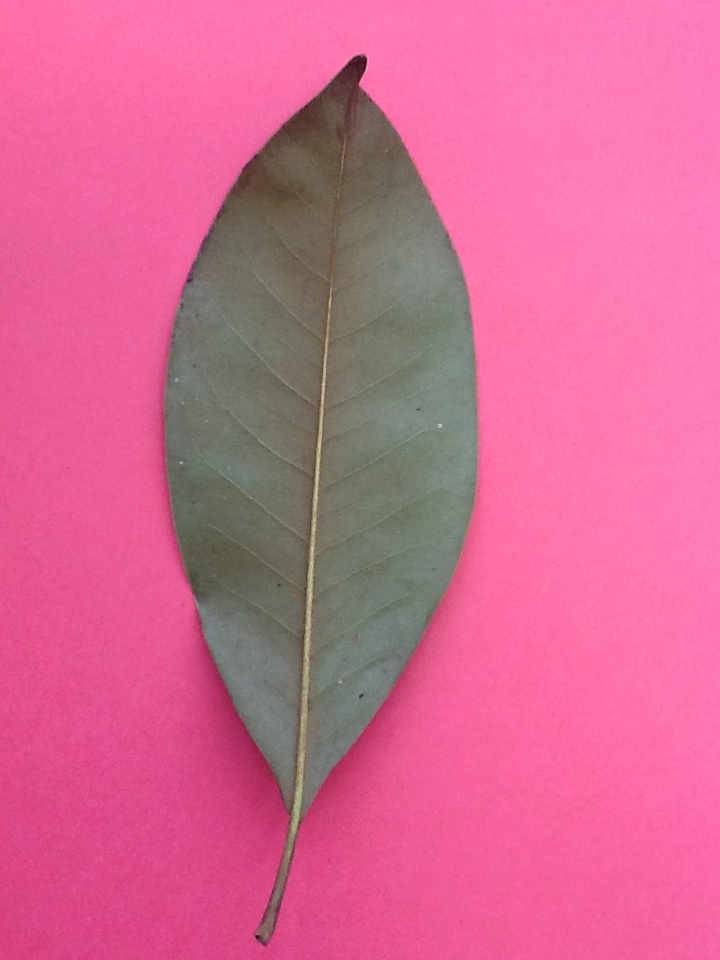
#> input picture PIA/imagen fondo rosa 2.png, 720 x 960 px
$ python PIA_V2.py
#> lines starting #> are read from the running program, lines starting #| are printed output that depends on the picture; after the words box and inside, x2 and y2 are one past the last pixel; in counts of white or black regions, pixels touching at a corner belong together
import cv2
import numpy as np
import matplotlib.pyplot as plt
from scipy.fft import dct
from sklearn.decomposition import PCA
from sklearn.neighbors import KNeighborsClassifier

# Paso 1: Cargar la imagen y verificar si se cargó correctamente
image = cv2.imread('imagen fondo rosa 2.png')  # Reemplaza con la ruta de tu imagen
#> image is the input picture: shape (960, 720, 3); mean B, G, R 146, 104.6, 212.1
if image is None:
    raise FileNotFoundError("La imagen no se pudo cargar. Verifica la ruta.")

# Paso 2: Convertir la imagen a escala de grises
gray_image = cv2.cvtColor(image, cv2.COLOR_BGR2GRAY)
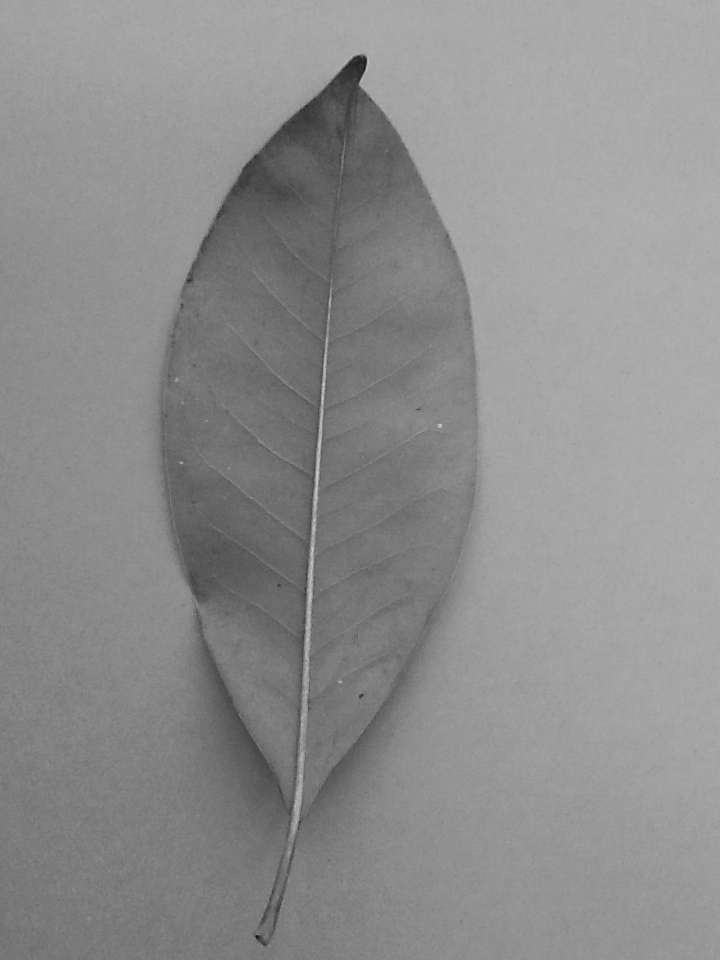
#> gray_image: shape (960, 720); min 19, max 210, mean 141.4

# Paso 3: Calcular el histograma de la imagen en escala de grises
histogram, bin_edges = np.histogram(gray_image, bins=256, range=(0, 255))
#> histogram = 256 values, max 24255 at index 170, min 0 at index 0, mean 2700; bin_edges = 257 values from 0 to 255

# Paso 4: Encontrar el valor dominante del fondo
fondo_valor = np.argmax(histogram)
#> fondo_valor = 170
print("Valor dominante del fondo: ", fondo_valor)
#| Valor dominante del fondo:  170

# Paso 5: Definir un rango para el fondo alrededor del valor dominante
rango_fondo = 60  # Ajustar según la variabilidad del fondo
lambda_min_fondo = max(fondo_valor - rango_fondo, 0)
#> lambda_min_fondo = 110
lambda_max_fondo = min(fondo_valor + rango_fondo, 255)
#> lambda_max_fondo = 230

print("lambda mínima (fondo): ", lambda_min_fondo)
#| lambda mínima (fondo):  110
print("lambda máxima (fondo): ", lambda_max_fondo)
#| lambda máxima (fondo):  230

# Paso 6: Binarización excluyendo el fondo
binary_image = np.where(
    (gray_image < lambda_min_fondo) | (gray_image > lambda_max_fondo), 1, 0).astype(np.uint8) * 255
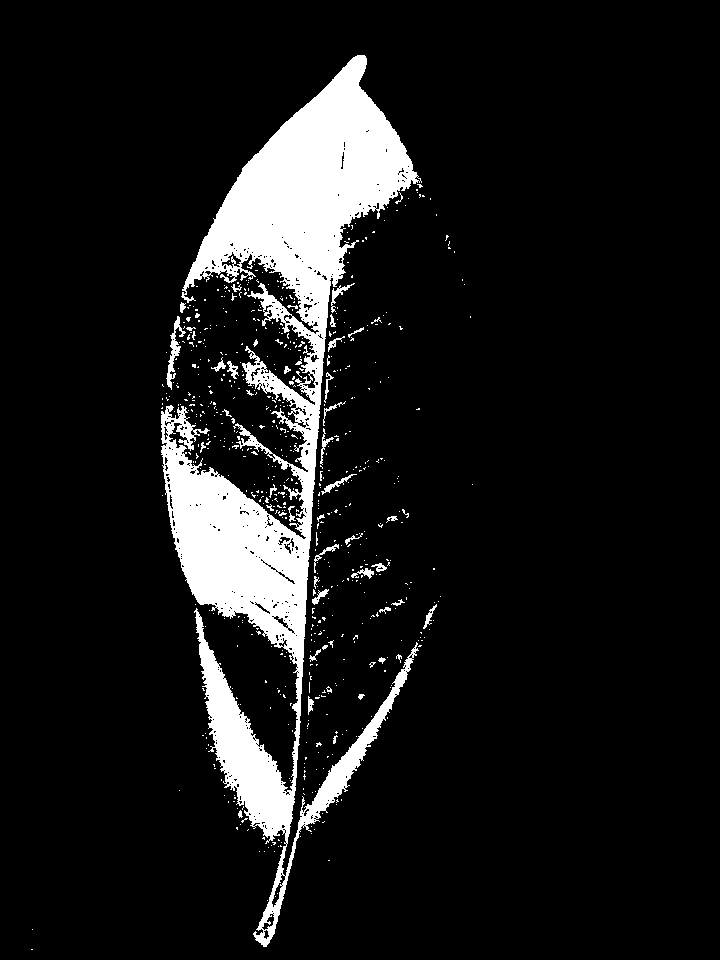
#> binary_image: shape (960, 720); 9.7% white; 647 white regions (599 under 20 px), largest, box (x1, y1, x2, y2) and area: (161, 55, 422, 947) 62733, (166, 316, 186, 390) 403, (331, 283, 355, 313) 152

# Paso 7: Encontrar los límites de recorte (A, C, B, D)
non_zero_pixels = np.nonzero(binary_image)
#> non_zero_pixels = 67376 positions, rows 55 to 949, columns 31 to 472
A = np.min(non_zero_pixels[0])  # Límite superior
#> A = 55
C = np.max(non_zero_pixels[0])  # Límite inferior
#> C = 949
B = np.min(non_zero_pixels[1])  # Límite izquierdo
#> B = 31
D = np.max(non_zero_pixels[1])  # Límite derecho
#> D = 472
cropped_image = binary_image[A:C+1, B:D+1]
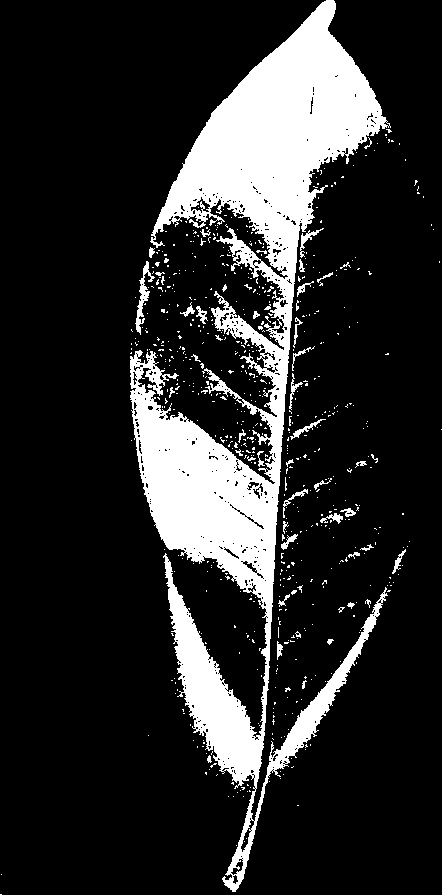
#> cropped_image: shape (895, 442); 17% white; 647 white regions (599 under 20 px), largest, box (x1, y1, x2, y2) and area: (130, 0, 391, 892) 62733, (135, 261, 155, 335) 403, (300, 228, 324, 258) 152

# Proyección de perfiles en las direcciones Top, Left, Bottom, y Right
top_projection, left_projection, bottom_projection, right_projection = [], [], [], []

# Proyección Top
for col in range(B, D + 1):
    for row in range(cropped_image.shape[0]):
        if cropped_image[row, col - B] == 255:
            top_projection.append(row)
            break
    else:
        top_projection.append(cropped_image.shape[0])

# Proyección Left
for row in range(A, C + 1):
    for col in range(cropped_image.shape[1]):
        if cropped_image[row - A, col] == 255:
            left_projection.append(col)
            break
    else:
        left_projection.append(cropped_image.shape[1])

# Proyección Bottom
for col in range(B, D + 1):
    for row in range(cropped_image.shape[0] - 1, -1, -1):
        if cropped_image[row, col - B] == 255:
            bottom_projection.append(row)
            break
    else:
        bottom_projection.append(0)

# Proyección Right
for row in range(A, C + 1):
    for col in range(cropped_image.shape[1] - 1, -1, -1):
        if cropped_image[row - A, col] == 255:
            right_projection.append(col)
            break
    else:
        right_projection.append(0)

# Crear el perfil AVP continuo
perfil_continuo = np.concatenate((top_projection, right_projection, bottom_projection, left_projection))

# PASO NUEVO: Aplicar la Transformada Discreta del Coseno (DCT) al perfil AVP
dct_profile = dct(perfil_continuo, type=2)

# PASO NUEVO: Reducción de dimensionalidad usando PCA con solo 1 componente
pca = PCA(n_components=1)
dct_profile_reduced = pca.fit_transform(dct_profile.reshape(1, -1))
#> dct_profile_reduced = [0]

# PASO NUEVO: Crear un conjunto de entrenamiento con una sola característica
# Datos ficticios de entrenamiento para ilustración (cambiar por datos reales en un proyecto real)
X_train = np.random.rand(10, 1)  # 10 muestras, 1 componente cada una
y_train = np.random.randint(0, 2, 10)  # Etiquetas ficticias para clasificación (reemplaza con etiquetas reales)

# Entrenar el clasificador con una sola característica
knn = KNeighborsClassifier(n_neighbors=3)
knn.fit(X_train, y_train)

# Predicción con el perfil actual reducido
prediction = knn.predict(dct_profile_reduced)
#> prediction = [0]
print("La especie predicha es:", prediction)
#| La especie predicha es: [0]

# Mostrar las imágenes y gráficos
cv2.imshow('Imagen Original', image)
cv2.imshow('Imagen en Blanco y Negro', gray_image)
cv2.imshow('Imagen Binarizada', binary_image)
cv2.imshow('Imagen Recortada', cropped_image)

# Mostrar el perfil AVP continuo
plt.figure(figsize=(10, 4))
plt.plot(perfil_continuo, color='blue', lw=1)
plt.title("Perfil AVP Continuo de la Hoja")
plt.xlabel("Puntos del contorno")
plt.ylabel("Distancia al borde")
plt.grid(True)
plt.show()
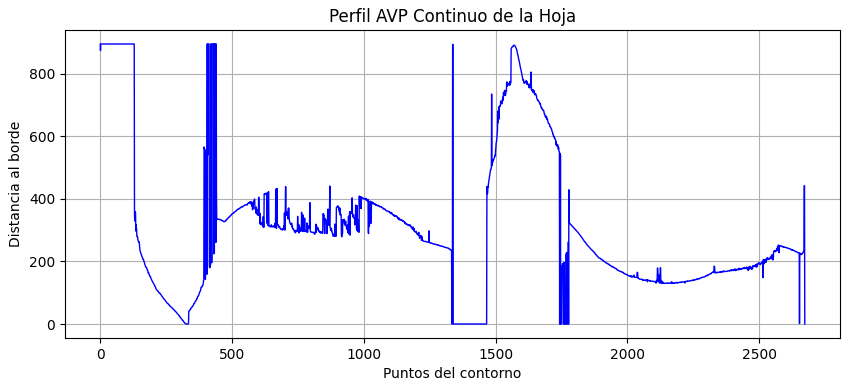
#> figure drawn by matplotlib, 1 panel; curve peaks at x = 2, y = 895

cv2.waitKey(0)
cv2.destroyAllWindows()

$ run again, with PIA/imagen fondo rosa.png copied over PIA/imagen fondo rosa 2.png
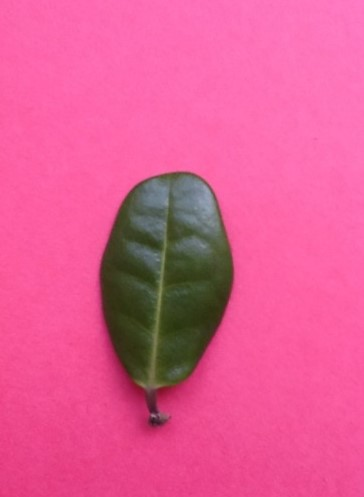
#> input picture PIA/imagen fondo rosa.png, 364 x 497 px
#> image is the input picture: shape (497, 364, 3); mean B, G, R 147.8, 91.8, 226
#> histogram = 256 values, max 6039 at index 156, min 0 at index 0, mean 706.7; bin_edges = 257 values from 0 to 255
#> fondo_valor = 156
#| Valor dominante del fondo:  156
#> lambda_min_fondo = 96
#> lambda_max_fondo = 216
#| lambda mínima (fondo):  96
#| lambda máxima (fondo):  216
#> `binary_image = np.where( (gray_image < lambda_min_fondo) | (gray_image..`:
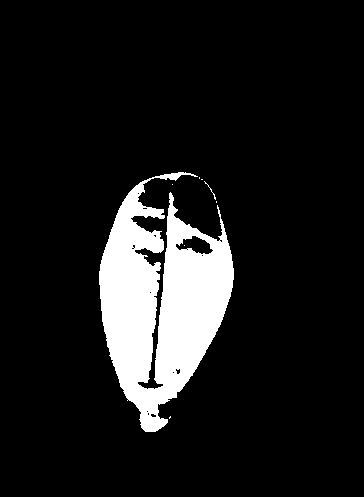
#> binary_image: shape (497, 364); 10.7% white; 8 white regions (6 under 20 px), largest, box (x1, y1, x2, y2) and area: (99, 172, 234, 432) 19367, (204, 181, 216, 200) 24
#> non_zero_pixels = 19403 positions, rows 172 to 431, columns 99 to 233
#> A = 172
#> C = 431
#> B = 99
#> D = 233
#> cropped_image: shape (260, 135); 55.3% white; 17 black regions (12 under 20 px), largest, box (x1, y1, x2, y2) and area: (32, 0, 135, 217) 5699, (57, 108, 135, 260) 5213, (0, 113, 46, 260) 2444, (0, 0, 79, 99) 1923, (77, 64, 114, 82) 370
#| La especie predicha es: [0]
#> `plt.show()`:
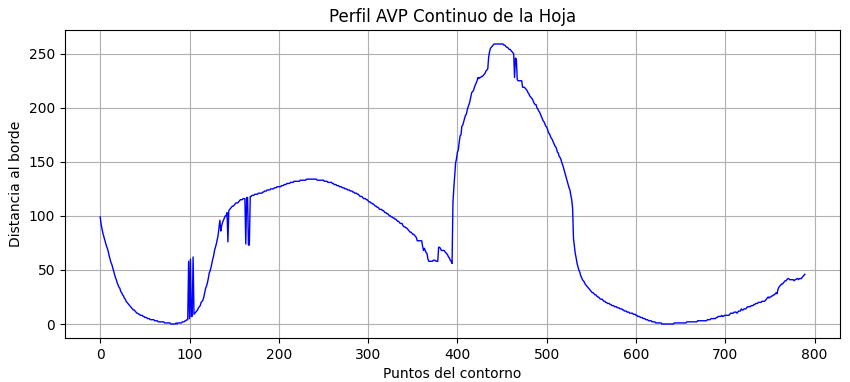
#> figure drawn by matplotlib, 1 panel; curve peaks at x = 441, y = 259

$ run again, with PIA/Huizache.jpg saved as PIA/imagen fondo rosa 2.png
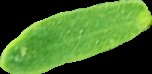
#> input picture PIA/Huizache.jpg, 152 x 74 px
#> image is the input picture: shape (74, 152, 3); mean B, G, R 43.8, 110, 70.9
#> histogram = 256 values, max 3034 at index 0, min 0 at index 17, mean 43.94; bin_edges = 257 values from 0 to 255
#> fondo_valor = 0
#| Valor dominante del fondo:  0
#> lambda_max_fondo = 60
#| lambda mínima (fondo):  0
#| lambda máxima (fondo):  60
#> `binary_image = np.where( (gray_image < lambda_min_fondo) | (gray_image..`:
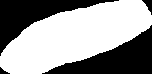
#> binary_image: shape (74, 152); 59.8% white; 4 black regions, box (x1, y1, x2, y2) and area: (42, 25, 152, 74) 2327, (0, 0, 119, 56) 2093, (142, 0, 152, 15) 71, (0, 67, 10, 74) 34
#> non_zero_pixels = 6723 positions, rows 0 to 73, columns 0 to 151
#> A = 0
#> C = 73
#> B = 0
#> D = 151
#| La especie predicha es: [0]
#> `plt.show()`:
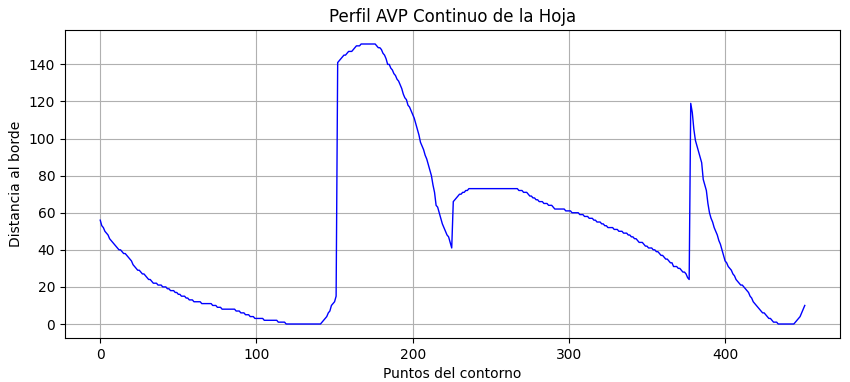
#> figure drawn by matplotlib, 1 panel; curve peaks at x = 167, y = 151
